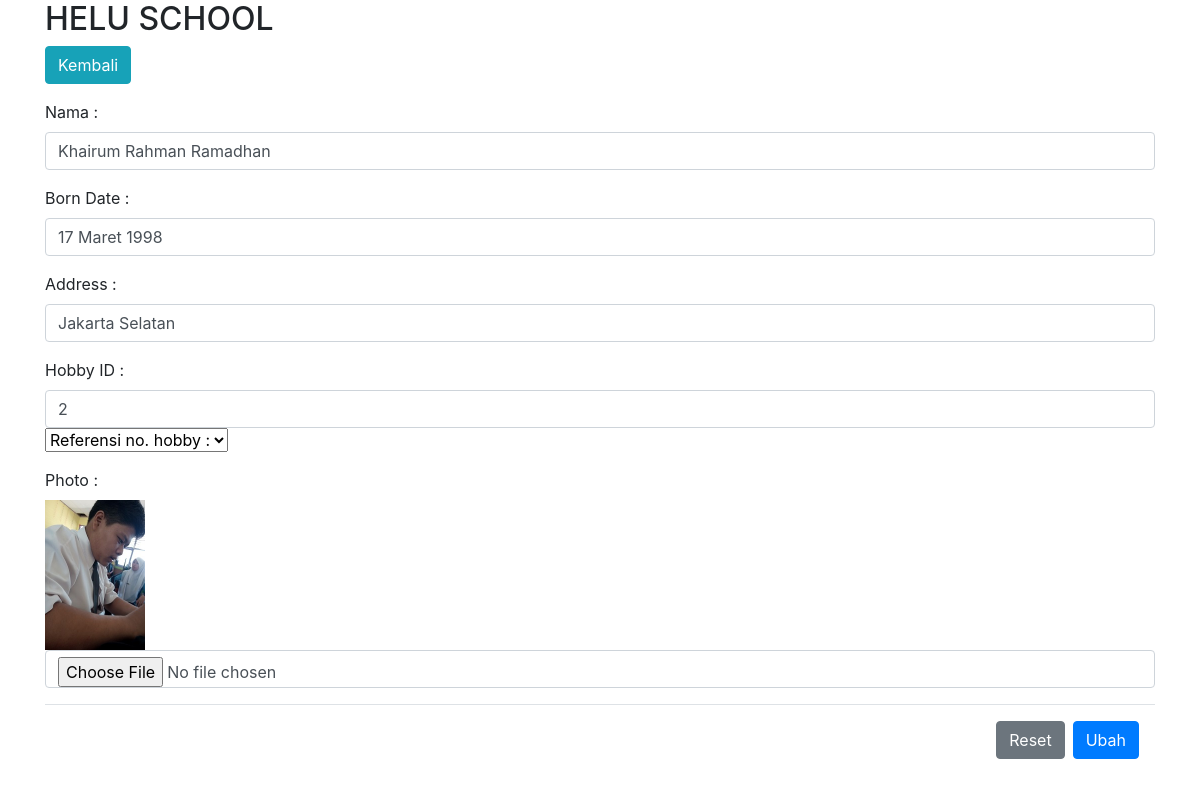
The page /edit_form.php?id=4 on the database its author committed.
### tables this page shows
CREATE TABLE `profile_tb` (
  `id` int(11) NOT NULL,
  `nama` varchar(100) DEFAULT NULL,
  `born_date` varchar(100) DEFAULT NULL,
  `address` varchar(100) DEFAULT NULL,
  `hobby_id` int(11) DEFAULT NULL,
  `photo` varchar(100) DEFAULT NULL
);

### config.php (called while the page is built, shortened)
<?php
    $database = mysqli_connect("localhost", "root", "", "webdb");
    function query($query) {
        global $database;
        $result = mysqli_query($database, $query);
        $rows = [];
        while( $row = mysqli_fetch_assoc($result) ) {
            $rows[] = $row;
        }
        return $rows;
    }
?>

### edit_form.php (the view, shortened to what this page needs)
<!DOCTYPE html>
<html lang="en">
<head>
    <link rel="stylesheet" href="https://stackpath.bootstrapcdn.com/bootstrap/4.4.1/css/bootstrap.min.css">
</head>
<body>
    <div class="container">
        <div class="header mb-3">
            <div>
                <h2>HELU SCHOOL</h2>
            </div>
            <div>
                <a href="index.php" class="btn btn-info">Kembali</a>
            </div>
        </div>
        <div>
        <?php
            require 'config.php';
            $id = $_GET['id'];
            $data = query("SELECT * FROM profile_tb WHERE id = $id");
            foreach($data as $user_data):
        ?>
            <form action="update.php" method="POST" enctype="multipart/form-data">
                <div class="form-group">
                    <label for="nama">Nama :</label>
                    <input type="text" id="nama" name="nama" class="form-control" value="<?= $user_data["nama"]; ?>">
                </div>
                <div class="form-group">
                    <label for="nama">Born Date :</label>
                    <input type="text" id="born-date" name="born_date" class="form-control" value="<?= $user_data["born_date"]; ?>">
                </div>
                <div class="form-group">
                    <label for="nama">Address :</label>
                    <input type="text" id="address" name="address" class="form-control" value="<?= $user_data["address"]; ?>">
                </div>
                <div class="form-group">
                    <label for="nama">Hobby ID :</label>
                    <input type="number" id="hobby_id" name="hobby_id" class="form-control" value="<?= $user_data["hobby_id"]; ?>">
                    <select name="" id="hobby_name">
                    <option value="">Referensi no. hobby : </option>
                    </select>
                </div>
                <div class="form-group">
                    <label for="nama">Photo :</label> <br>
                    <img src="img/<?= $user_data["photo"]; ?>" alt="" width="100">
                    <input type="file" id="photo" name="photo" class="form-control">
                </div>
                <div class="modal-footer">
                    <button type="reset" class="btn btn-secondary" data-dismiss="modal">Reset</button>
                    <button type="submit" class="btn btn-primary">Ubah</button>
                </div>
            </form>
        <?php endforeach; ?>
        </div>
    </div>
</body>
</html>

### rows shown on the page
profile_tb: nama "Khairum Rahman Ramadhan", born_date "17 Maret 1998", address "Jakarta Selatan", hobby_id "2", photo (picture)
